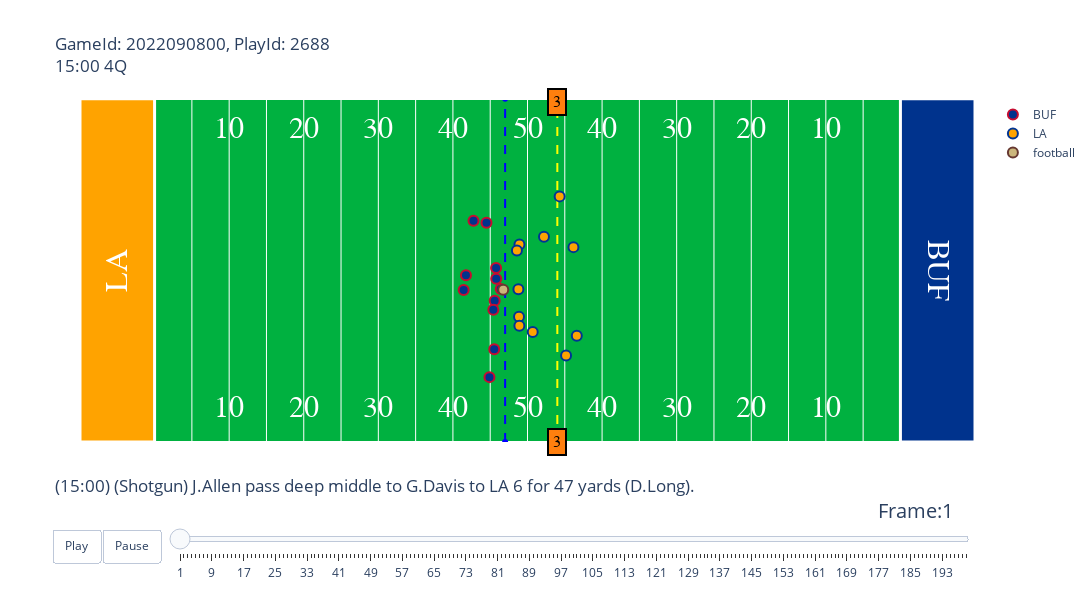

The notebook cell saved with this chart:
### Markdown cell above
Testing animation

### Code cell
gid = 2022090800
pid = 2688

animate.animate_play(games=games, tracking_df=tracking_df, play_df=plays, players=players, gameId=gid, playId=pid)
